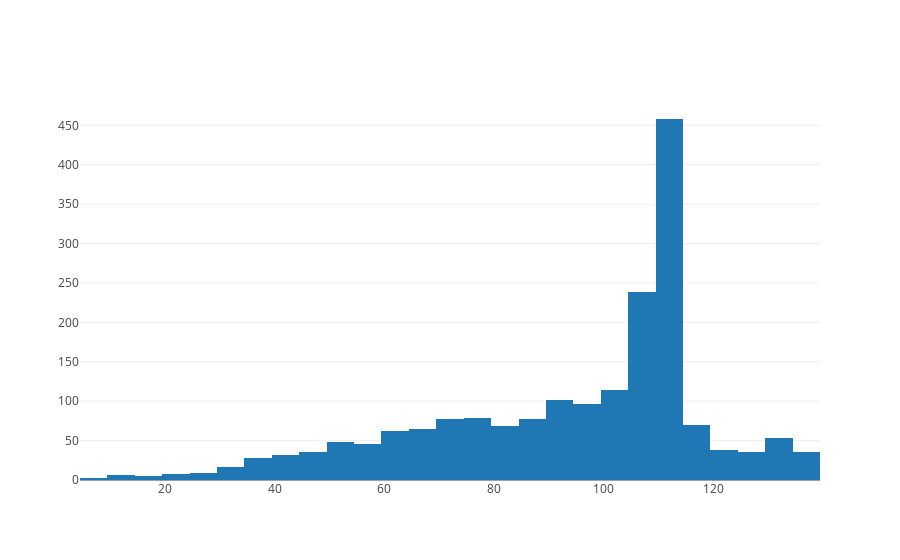

Notebook code for this chart:
### Markdown cell above
#### By these two analyses above we see that people tweet less during the morning time but the average length of tweets is higher in the mornings

### Code cell
data = [go.Histogram(x=twitter_final['length'])]
iplot(data, filename='basic histogram')

### Figure 1 — Plotly figure (JSON) as saved in the notebook; plotly's stock layout.template omitted (floating-point values rounded to 4 significant figures; data arrays with more than 128 entries replaced by an {"elided": "..."} marker saying what was removed)
{"data": [{"type": "histogram", "x": {"elided": "1906 int values"}}], "layout": {}}
